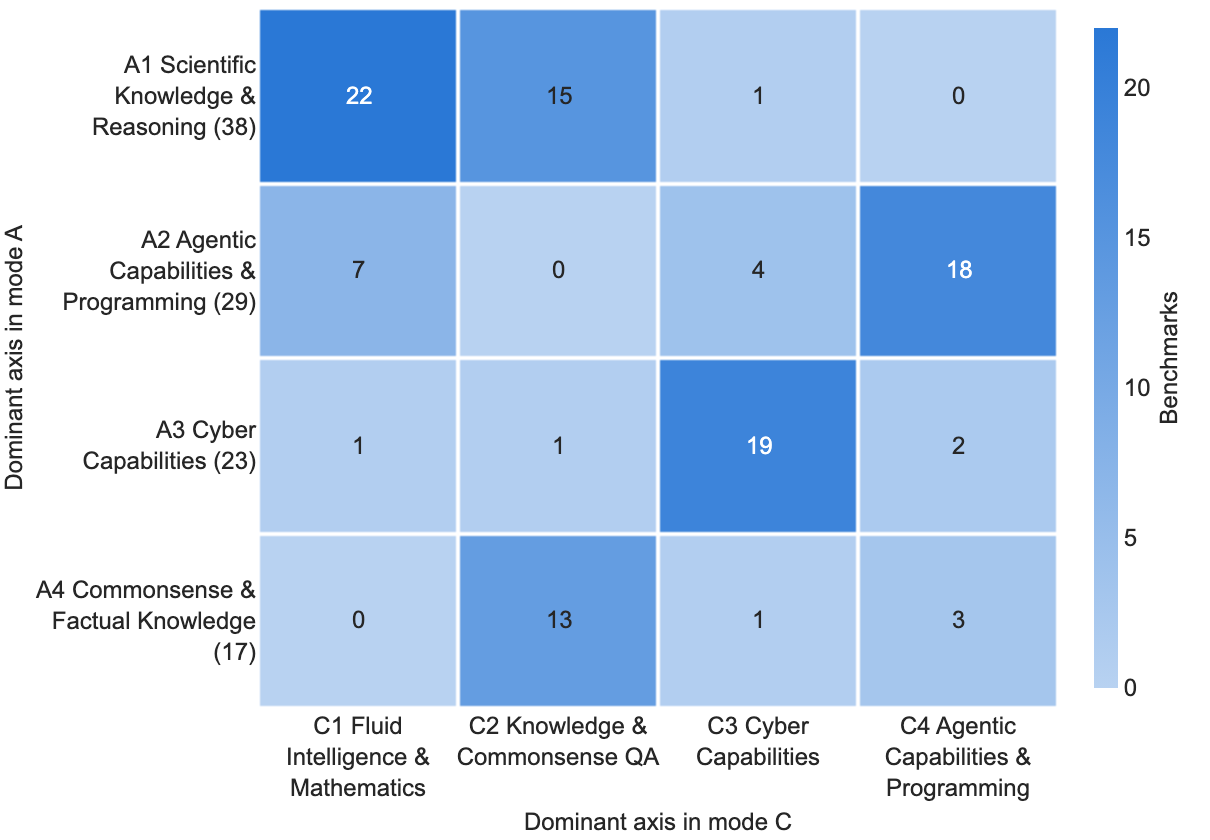

Generate this figure with Python:
"""Fig 5: each benchmark's dominant axis in posterior mode A against posterior mode C.

Reads the multi-axis fit's loading tables, mode A (5_outputs/data20261019/mirt_lineageprior_lineagebm/
mirt_loadings.csv) and mode C (the same folder's secondary_mode/mirt_loadings.csv), and each folder's
axis_names.json. A benchmark's dominant axis is the axis with its largest axis_share.
Writes fig5_benchmark_allocation_modes.{pdf,png} next to this file, at the paper's text width.
"""
import json
import textwrap
from pathlib import Path

import pandas as pd
import plotly.graph_objects as go
from style import BG, INK, PALETTE, TINTS, save

HERE = Path(__file__).resolve().parent
FIT = HERE.parents[2] / "5_outputs/data20261019/mirt_lineageprior_lineagebm"
AXES = ["axis1", "axis2", "axis3", "axis4"]


def dominant(folder):
    df = pd.read_csv(folder / "mirt_loadings.csv")
    names = json.loads((folder / "axis_names.json").read_text())["axes"]
    return df.loc[df.groupby("benchmark").axis_share.idxmax()].set_index("benchmark").axis, names


def wrap(s, n):
    return "<br>".join(textwrap.wrap(s, n))


a, names_a = dominant(FIT)
c, names_c = dominant(FIT / "secondary_mode")
tab = pd.crosstab(a, c.reindex(a.index)).reindex(index=AXES, columns=AXES, fill_value=0)
print(tab, f"\n{tab.values.sum()} benchmarks")
assert tab.values.tolist() == [[22, 15, 1, 0], [7, 0, 4, 18], [1, 1, 19, 2], [0, 13, 1, 3]], "differs from NOTE.md s4"

rows = [wrap(f"A{i + 1} {names_a[k]['title']} ({tab.loc[k].sum()})", 20) for i, k in enumerate(AXES)]
cols = [wrap(f"C{i + 1} {names_c[k]['title']}", 14) for i, k in enumerate(AXES)]
zmax = tab.values.max()
fig = go.Figure(go.Heatmap(
    z=tab.values, x=cols, y=rows, colorscale=[[0, TINTS[0]], [1, PALETTE[0]]], zmin=0, zmax=zmax,
    xgap=2, ygap=2, hoverinfo="skip",
    colorbar=dict(title=dict(text="Benchmarks", side="right", font=dict(size=12, weight=500)),
                  tickfont_size=12, thickness=12, outlinewidth=0, ticks="")))
for i, r in enumerate(rows):          # cell counts: INK on light cells, BG on dark ones
    for j, col in enumerate(cols):
        v = tab.values[i, j]
        fig.add_annotation(x=col, y=r, text=str(v), font=dict(size=12, color=BG if v > 0.7 * zmax else INK))
fig.update_xaxes(title_text="Dominant axis in mode C", showline=False, ticks="", tickangle=0)
fig.update_yaxes(title_text="Dominant axis in mode A", autorange="reversed", showgrid=False)
save(fig, HERE / "fig5_benchmark_allocation_modes", height=420)
